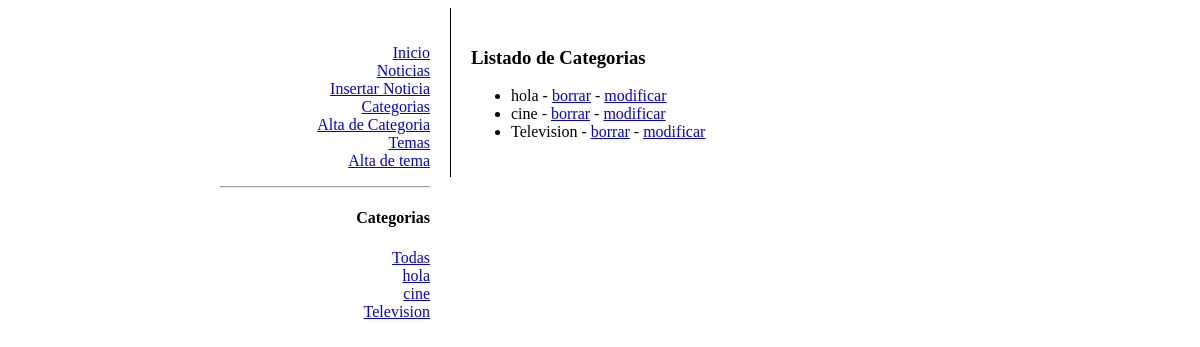
The app's page /blog/index.php?p=categorias.php with its own data.
### tables this page shows
CREATE TABLE IF NOT EXISTS `categorias` (
  `id` int(11) NOT NULL AUTO_INCREMENT,
  `nombre` varchar(200) NOT NULL,
  PRIMARY KEY (`id`)
);

### blog/paginas/categorias.php (the view)
<h1>Listado de Categorias</h1>
<?php
echo '<ul>';
$sql="SELECT * FROM categorias";
$consulta=mysqli_query($conexion, $sql);
while($r=mysqli_fetch_array($consulta)){
	echo '<li>';
	echo $r['nombre'];
	echo ' - <a href="index.php?p=borrarcat.php&id='.$r['id'].'" onClick="if(!confirm(\'Estas seguro?\')){return false;};">borrar</a>';
	echo ' - <a href="index.php?p=modificarcat.php&id='.$r['id'].'">modificar</a>';
	echo '</li>';
}
echo '</ul>';
?>

### blog/includes/menuCategorias.php
<h4>Categorias</h4>
<a href="index.php?p=noticias.php&accion=listado">Todas</a><br>
<?php
$sql="SELECT * FROM categorias";
$consulta=mysqli_query($conexion, $sql);
while($r=mysqli_fetch_array($consulta)){
	?>
	<a href="index.php?p=noticias.php&accion=listado&idCat=<?php echo $r['id'];?>"><?php echo $r['nombre'];?></a><br>
	<?php
}
?>

### blog/css/estilos.css (style rules this page uses)
body { text-align: center; }

### records on screen
categorias: nombre "hola"
categorias: nombre "cine"
categorias: nombre "Television"
